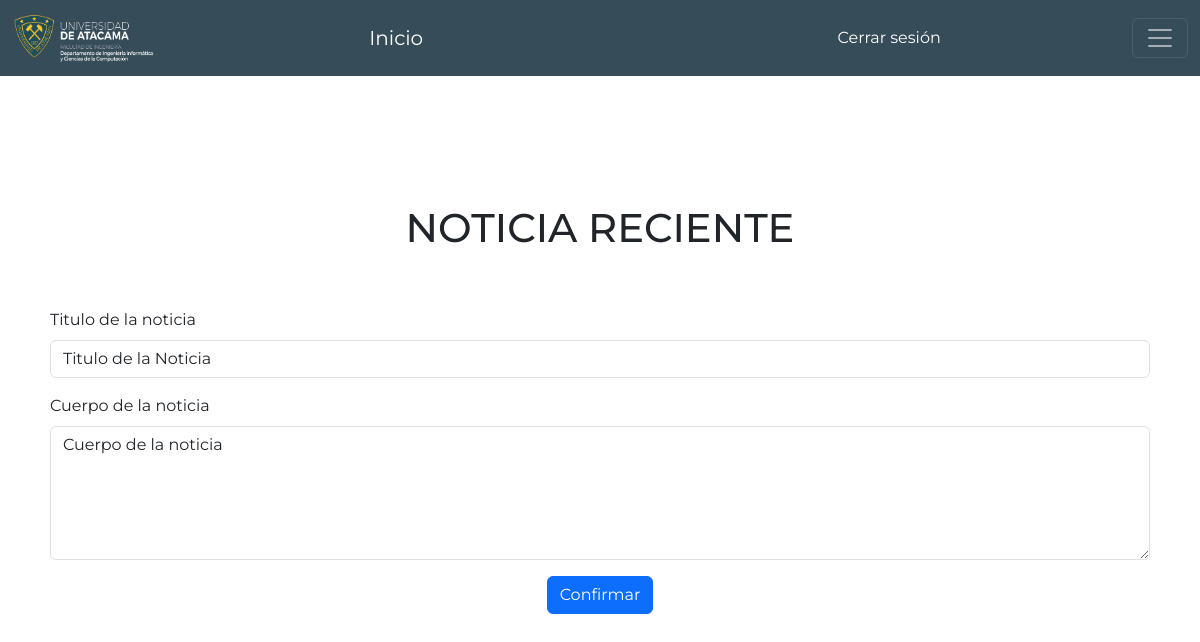
The page /ficheros_panel/Noticias_Eventos/NoticiaImportante.php (signed in) on the database its author committed.
### tables this page shows
CREATE TABLE `noticia_importante` (
  `id` int(11) NOT NULL,
  `titulo` varchar(1000) DEFAULT NULL,
  `cuerpo` varchar(1000) DEFAULT NULL
);

### ficheros_panel/Noticias_Eventos/NoticiaImportante.php (the view, shortened to what this page needs)
<?php
$con = conectar();
$sql="SELECT * FROM noticia_importante WHERE id='1'";
$query=mysqli_query($con,$sql);
$row=mysqli_fetch_array($query);
?>
<!DOCTYPE html>
<html lang="en">
<head>
    <link href="https://cdn.jsdelivr.net/npm/bootstrap@5.3.2/dist/css/bootstrap.min.css" rel="stylesheet">
    <link rel="stylesheet" href="../styleFicheros.css">
</head>
<body>
    <nav class="navbar navbar-dark fixed-top" style="background-color: #364c59;">
      <div class="container-fluid">
        <a class="navbar-brand" href="#">
          <img src="../../logos/logo-corp-diic-txtblanco.png"  width="150px"  height="50px">
        </a>
        <a class="navbar-brand" href="../../index.php">
          Inicio
        </a>
        <a class="navbar-brand" href="../../index.php" id="cerrar">
        <?php
            if (isset($_SESSION['loggedin']) && $_SESSION['loggedin'] == true) {
            echo "<a  href='../../logout.php'>Cerrar sesión</a>";
          } else {
            echo "<script>
            alert('NO ESTÁS LOGUEADO. ESTÁS VOLVIENDO AL MENÚ PRINCIPAL.');
            window.location.href = '../../index.php';
           </script>";
          }
        ?>
        </a>
        <button class="navbar-toggler" type="button" data-bs-toggle="offcanvas" data-bs-target="#offcanvasDarkNavbar" aria-controls="offcanvasDarkNavbar" aria-label="Toggle navigation">
          <span class="navbar-toggler-icon"></span>
        </button>
        </div>
    </nav>
    <div class="d-flex flex-column justify-content-center" style="margin: 200px 50px;">
        <div class="mx-auto mt-1 mb-5">
            <h1>NOTICIA RECIENTE</h1>
        </div>
        <form action="ActualizarNoticiaImportante.php" method="POST">
            <div class="mb-3">
            <label for="exampleFormControlInput1" class="form-label">Titulo de la noticia</label>
            <input type="text" class="form-control" id="exampleFormControlInput1" name="titulo" value="<?php echo $row['titulo']?>">
            </div>
            <div class="mb-3">
            <label for="exampleFormControlTextarea1" class="form-label">Cuerpo de la noticia</label>
            <textarea class="form-control" id="exampleFormControlTextarea1" name="cuerpo" rows="5"><?php echo $row['cuerpo']?></textarea>
            </div>
            <div class="d-flex justify-content-center mb-3 mx-auto">
                <input type="submit" class="btn btn-primary" value="Confirmar">
            </div>
        </form>
    </div>
</body>
</html>

### ficheros_panel/styleFicheros.css (style rules this page uses)
* { margin: 0px; padding: 0px; font-family: "Montserrat", sans-serif; }
nav { position: fixed; top: 0; width: 100%; background-color: #364c59; z-index: 1000; }
a { list-style: none; list-style-type: none; color: white; text-decoration: none; }
a { color: white; text-decoration: none; list-style: none; }

### rows shown on the page
noticia_importante: titulo "Titulo de la Noticia", cuerpo "Cuerpo de la noticia"
